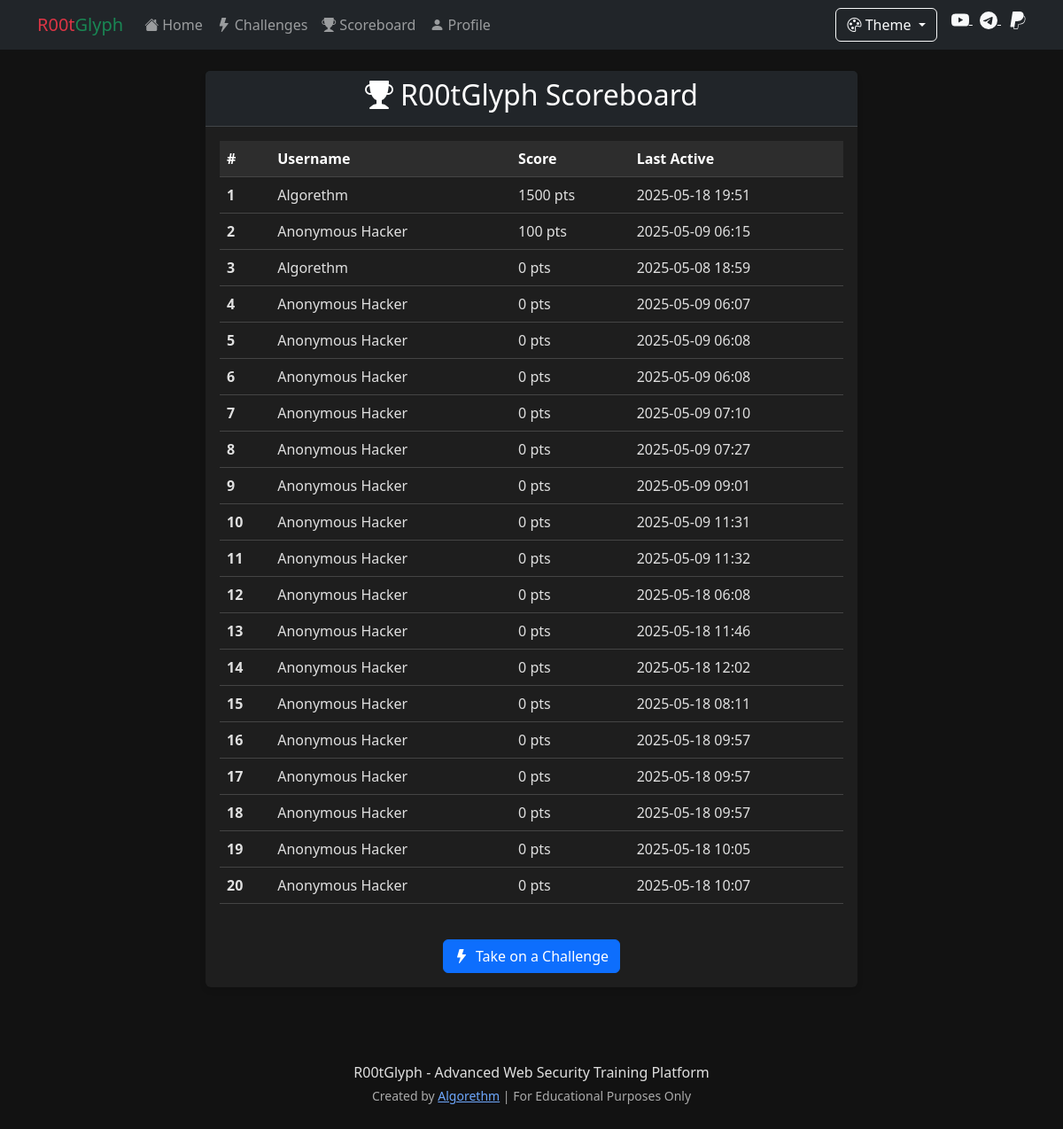
The app's page /scoreboard with its own data.
### app.py (models this page shows)
class LocalUser(db.Model):
    id = db.Column(db.Integer, primary_key=True)
    username = db.Column(db.String(50), nullable=False, default='Hacker')
    display_name = db.Column(db.String(50), nullable=False, default='Anonymous Hacker')
    machine_id = db.Column(db.String(64), unique=True, nullable=False)
    score = db.Column(db.Integer, default=0)
    completed_challenges = db.Column(db.Text, default='[]')  # JSON string of completed challenge IDs
    created_at = db.Column(db.DateTime, default=datetime.utcnow)
    last_active = db.Column(db.DateTime, default=datetime.utcnow)

### app.py (the view)
@app.route('/scoreboard')
def scoreboard():
    top_users = LocalUser.query.order_by(LocalUser.score.desc()).limit(20).all()
    return render_template('scoreboard.html', users=top_users)

### templates/scoreboard.html (shortened to what this page needs)
{% extends 'base.html' %}
{% block content %}
<div class="row">
    <div class="col-md-8 offset-md-2">
        <div class="card">
            <div class="card-header bg-dark text-white">
                <h2 class="text-center"><i class="bi bi-trophy-fill me-2"></i>R00tGlyph Scoreboard</h2>
            </div>
            <div class="card-body">
                {% if users %}
                <div class="table-responsive">
                    <table class="table table-hover">
                        <thead class="table-dark">
                            <tr>
                                <th scope="col">#</th>
                                <th scope="col">Username</th>
                                <th scope="col">Score</th>
                                <th scope="col">Last Active</th>
                            </tr>
                        </thead>
                        <tbody>
                            {% for user in users %}
                            <tr {% if session.get('machine_id') == user.machine_id %}class="table-success"{% endif %}>
                                <th scope="row">{{ loop.index }}</th>
                                <td>{{ user.display_name }}</td>
                                <td>{{ user.score }} pts</td>
                                <td>{{ user.last_active.strftime('%Y-%m-%d %H:%M') }}</td>
                            </tr>
                            {% endfor %}
                        </tbody>
                    </table>
                </div>
                {% else %}
                <div class="alert alert-info">
                    <i class="bi bi-info-circle-fill me-2"></i>
                    No scores yet! Be the first to complete a challenge and earn points.
                </div>
                {% endif %}
                <div class="text-center mt-4">
                    <a href="{{ url_for('vulnerabilities') }}" class="btn btn-primary">
                        <i class="bi bi-lightning-fill me-2"></i>Take on a Challenge
                    </a>
                </div>
            </div>
        </div>
    </div>
</div>
{% endblock %}

### templates/base.html (shortened to what this page needs)
<!DOCTYPE html>
<html lang="en" data-bs-theme="{{ session.get('theme', 'dark') }}">
<head>
    <link rel="stylesheet" href="https://cdn.jsdelivr.net/npm/bootstrap@5.3.0/dist/css/bootstrap.min.css">
    <link rel="stylesheet" href="https://cdn.jsdelivr.net/npm/bootstrap-icons@1.11.1/font/bootstrap-icons.css">
    <link rel="stylesheet" href="{{ url_for('static', filename='css/style.css') }}">
</head>
<body>
    <nav class="navbar navbar-expand-lg navbar-dark bg-dark">
        <div class="container">
            <a class="navbar-brand" href="{{ url_for('index') }}"><span class="text-danger">R00t</span><span class="text-success">Glyph</span></a>
            <div class="collapse navbar-collapse" id="navbarNav">
                <ul class="navbar-nav me-auto">
                    <li class="nav-item">
                        <a class="nav-link" href="{{ url_for('index') }}"><i class="bi bi-house-fill me-1"></i>Home</a>
                    </li>
                    <li class="nav-item">
                        <a class="nav-link" href="{{ url_for('vulnerabilities') }}"><i class="bi bi-lightning-fill me-1"></i>Challenges</a>
                    </li>
                    <li class="nav-item">
                        <a class="nav-link" href="{{ url_for('scoreboard') }}"><i class="bi bi-trophy-fill me-1"></i>Scoreboard</a>
                    </li>
                    <li class="nav-item">
                        <a class="nav-link" href="{{ url_for('profile') }}"><i class="bi bi-person-fill me-1"></i>Profile</a>
                    </li>
                </ul>
                <div class="d-flex">
                    <div class="dropdown me-3">
                        <button class="btn btn-outline-light dropdown-toggle" type="button" id="themeDropdown" data-bs-toggle="dropdown" aria-expanded="false">
                            <i class="bi bi-palette"></i> Theme
                        </button>
                    </div>
                    <div class="social-icons">
                        <a href="https://youtube.com/@algorethm_" target="_blank" class="text-light me-2" title="YouTube">
                        </a>
                        <a href="https://t.me/hackerpwd1" target="_blank" class="text-light me-2" title="Telegram">
                        </a>
                        <a href="https://www.paypal.com/donate/?hosted_button_id=Z9HENP8G6PTD6" target="_blank" class="text-light" title="PayPal Donation">
                        </a>
                    </div>
                </div>
            </div>
        </div>
    </nav>
    <div class="container mt-4">
        {% block content %}{% endblock %}
    </div>
    <footer class="mt-5 py-3 text-center">
        <div class="container">
            <p class="mb-1">R00tGlyph - Advanced Web Security Training Platform</p>
            <p class="small text-muted">Created by <a href="https://youtube.com/@algorethm_" target="_blank">Algorethm</a> | For Educational Purposes Only</p>
        </div>
    </footer>
</body>
</html>

### static/css/style.css (style rules this page uses)
body { font-family: 'Segoe UI', Tahoma, Geneva, Verdana, sans-serif; }
.card { box-shadow: 0 4px 6px rgba(0, 0, 0, 0.1); margin-bottom: 20px; border: none; }
.card-header { font-weight: bold; }
footer { margin-top: 50px; }
.social-icons a { transition: all 0.3s ease; }
[data-bs-theme="dark"] { --bs-body-bg: #121212; --bs-body-color: #e0e0e0; --bs-primary-rgb: 13, 110, 253; --bs-secondary-rgb: 108, 117, 125; --bs-success-rgb: 25, 135, 84; --bs-info-rgb: 13, 202, 240; --bs-warning-rgb: 255, 193, 7; --bs-danger-rgb: 220, 53, 69; --bs-light-rgb: 248, 249, 250; --bs-dark-rgb: 33, 37, 41; }
[data-bs-theme="dark"] .card { background-color: #1e1e1e; border-color: #333; }
[data-bs-theme="dark"] .text-muted { color: #aaaaaa !important; }
[data-bs-theme="dark"] .table { --bs-table-color: #e0e0e0; --bs-table-bg: #1e1e1e; --bs-table-border-color: #444; }
[data-bs-theme="dark"] .table-dark { --bs-table-bg: #2d2d2d; --bs-table-border-color: #444; }

### records on screen
LocalUser: display_name "Algorethm", score "1500", last_active "2025-05-18 19:51"
LocalUser: display_name "Anonymous Hacker", score "100", last_active "2025-05-09 06:15"
LocalUser: display_name "Algorethm", score "0", last_active "2025-05-08 18:59"
LocalUser: display_name "Anonymous Hacker", score "0", last_active "2025-05-09 06:07"
LocalUser: display_name "Anonymous Hacker", score "0", last_active "2025-05-09 06:08"
LocalUser: display_name "Anonymous Hacker", score "0", last_active "2025-05-09 06:08"
LocalUser: display_name "Anonymous Hacker", score "0", last_active "2025-05-09 07:10"
LocalUser: display_name "Anonymous Hacker", score "0", last_active "2025-05-09 07:27"
LocalUser: display_name "Anonymous Hacker", score "0", last_active "2025-05-09 09:01"
LocalUser: display_name "Anonymous Hacker", score "0", last_active "2025-05-09 11:31"
LocalUser: display_name "Anonymous Hacker", score "0", last_active "2025-05-09 11:32"
LocalUser: display_name "Anonymous Hacker", score "0", last_active "2025-05-18 06:08"
LocalUser: display_name "Anonymous Hacker", score "0", last_active "2025-05-18 11:46"
LocalUser: display_name "Anonymous Hacker", score "0", last_active "2025-05-18 12:02"
LocalUser: display_name "Anonymous Hacker", score "0", last_active "2025-05-18 08:11"
LocalUser: display_name "Anonymous Hacker", score "0", last_active "2025-05-18 09:57"
LocalUser: display_name "Anonymous Hacker", score "0", last_active "2025-05-18 09:57"
LocalUser: display_name "Anonymous Hacker", score "0", last_active "2025-05-18 09:57"
LocalUser: display_name "Anonymous Hacker", score "0", last_active "2025-05-18 10:05"
LocalUser: display_name "Anonymous Hacker", score "0", last_active "2025-05-18 10:07"
